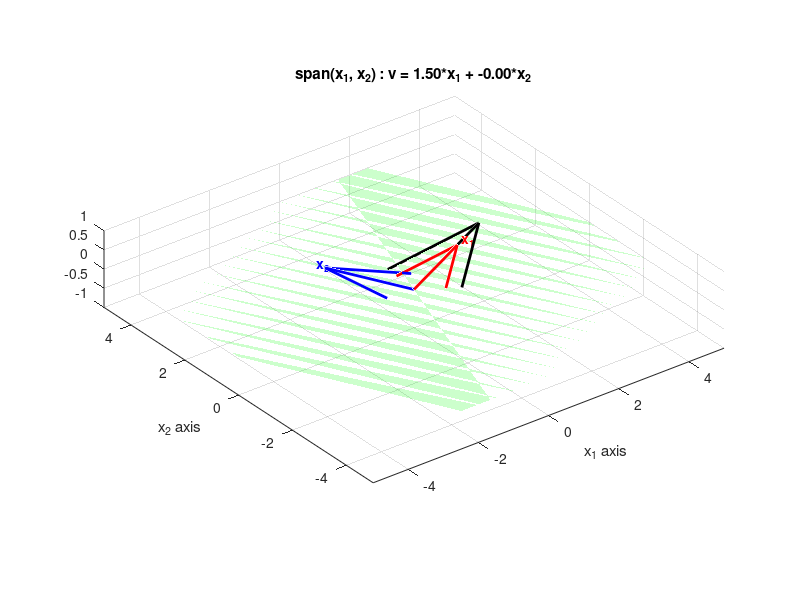

Here is the MATLAB script that generated this plot:
% Vector Space Visualization (Span of Vectors)
clear; clc; close all;

% Define base vectors (you can modify them)
x1 = [2; 1];
x2 = [-1; 2];

% Create a grid of coefficients c1, c2
[c1, c2] = meshgrid(linspace(-2, 2, 21), linspace(-2, 2, 21));

% Compute all linear combinations
X = c1 * x1(1) + c2 * x2(1);
Y = c1 * x1(2) + c2 * x2(2);

% Setup figure
figure('Color','w');
axis equal
axis([-5 5 -5 5]);
hold on;
grid on;
xlabel('x_1 axis');
ylabel('x_2 axis');
title('Visualization of Vector Space: span({x_1, x_2})');

% Plot basis vectors
quiver(0,0,x1(1),x1(2),0,'r','LineWidth',2,'MaxHeadSize',0.5);
text(x1(1)*1.1, x1(2)*1.1, 'x_1','FontWeight','bold','Color','r');

quiver(0,0,x2(1),x2(2),0,'b','LineWidth',2,'MaxHeadSize',0.5);
text(x2(1)*1.1, x2(2)*1.1, 'x_2','FontWeight','bold','Color','b');

% Plot the filled region representing the span
fill3(X(:), Y(:), zeros(size(X(:))), 'g', 'FaceAlpha', 0.2, 'EdgeColor','none');

% Animated vector showing linear combinations
h_vec = quiver(0,0,0,0,0,'k','LineWidth',2,'MaxHeadSize',0.5);

% Animate movement through span
t = linspace(0, 2*pi, 200);
for k = 1:length(t)
    c1_t = 1.5*cos(t(k));
    c2_t = 1.5*sin(t(k));
    
    % Compute current linear combination
    vec = c1_t * x1 + c2_t * x2;
    
    % Update the vector
    set(h_vec, 'UData', vec(1), 'VData', vec(2));
    
    % Update text showing coefficients
    title(sprintf('span({x_1, x_2}) : v = %.2f*x_1 + %.2f*x_2', c1_t, c2_t));
    
    pause(0.05);
end